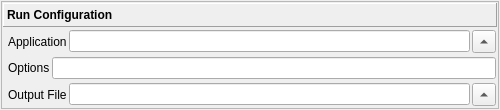
<?xml version="1.0" encoding="UTF-8"?>
<ui version="4.0">
 <class>runConf</class>
 <widget class="QWidget" name="runConf">
  <property name="geometry">
   <rect>
    <x>0</x>
    <y>0</y>
    <width>500</width>
    <height>110</height>
   </rect>
  </property>
  <property name="maximumSize">
   <size>
    <width>16777215</width>
    <height>110</height>
   </size>
  </property>
  <property name="windowTitle">
   <string>Configuration</string>
  </property>
  <property name="windowIcon">
   <iconset resource="vTrazer.qrc">
    <normaloff>:/img/logo</normaloff>:/img/logo</iconset>
  </property>
  <layout class="QVBoxLayout" name="verticalLayout_2">
   <property name="spacing">
    <number>2</number>
   </property>
   <property name="leftMargin">
    <number>1</number>
   </property>
   <property name="topMargin">
    <number>1</number>
   </property>
   <property name="rightMargin">
    <number>1</number>
   </property>
   <property name="bottomMargin">
    <number>1</number>
   </property>
   <item>
    <widget class="QScrollArea" name="scrollArea">
     <property name="frameShadow">
      <enum>QFrame::Raised</enum>
     </property>
     <property name="widgetResizable">
      <bool>true</bool>
     </property>
     <widget class="QWidget" name="scrollAreaWidgetContents_2">
      <property name="geometry">
       <rect>
        <x>0</x>
        <y>0</y>
        <width>496</width>
        <height>106</height>
       </rect>
      </property>
      <layout class="QVBoxLayout" name="verticalLayout">
       <property name="spacing">
        <number>2</number>
       </property>
       <property name="leftMargin">
        <number>1</number>
       </property>
       <property name="topMargin">
        <number>1</number>
       </property>
       <property name="rightMargin">
        <number>1</number>
       </property>
       <property name="bottomMargin">
        <number>1</number>
       </property>
       <item>
        <widget class="QLabel" name="label_3">
         <property name="enabled">
          <bool>true</bool>
         </property>
         <property name="font">
          <font>
           <weight>75</weight>
           <bold>true</bold>
           <underline>false</underline>
          </font>
         </property>
         <property name="frameShape">
          <enum>QFrame::Panel</enum>
         </property>
         <property name="frameShadow">
          <enum>QFrame::Raised</enum>
         </property>
         <property name="text">
          <string>Run Configuration</string>
         </property>
        </widget>
       </item>
       <item>
        <widget class="QWidget" name="widget" native="true">
         <layout class="QHBoxLayout" name="horizontalLayout">
          <property name="spacing">
           <number>2</number>
          </property>
          <property name="leftMargin">
           <number>5</number>
          </property>
          <property name="topMargin">
           <number>1</number>
          </property>
          <property name="rightMargin">
           <number>1</number>
          </property>
          <property name="bottomMargin">
           <number>1</number>
          </property>
          <item>
           <widget class="QLabel" name="label_5">
            <property name="text">
             <string>Application</string>
            </property>
           </widget>
          </item>
          <item>
           <widget class="QLineEdit" name="appPath">
            <property name="clearButtonEnabled">
             <bool>true</bool>
            </property>
           </widget>
          </item>
          <item>
           <widget class="QToolButton" name="getAppButton">
            <property name="text">
             <string>...</string>
            </property>
            <property name="icon">
             <iconset>
              <normaloff>:/images/custom.png</normaloff>:/images/custom.png</iconset>
            </property>
            <property name="autoRaise">
             <bool>false</bool>
            </property>
            <property name="arrowType">
             <enum>Qt::UpArrow</enum>
            </property>
           </widget>
          </item>
         </layout>
        </widget>
       </item>
       <item>
        <layout class="QHBoxLayout" name="horizontalLayout_3">
         <property name="spacing">
          <number>2</number>
         </property>
         <property name="leftMargin">
          <number>5</number>
         </property>
         <property name="topMargin">
          <number>1</number>
         </property>
         <property name="rightMargin">
          <number>1</number>
         </property>
         <property name="bottomMargin">
          <number>1</number>
         </property>
         <item>
          <widget class="QLabel" name="label">
           <property name="text">
            <string>Options</string>
           </property>
          </widget>
         </item>
         <item>
          <widget class="QLineEdit" name="appOptions">
           <property name="clearButtonEnabled">
            <bool>true</bool>
           </property>
          </widget>
         </item>
        </layout>
       </item>
       <item>
        <layout class="QHBoxLayout" name="horizontalLayout_4">
         <property name="spacing">
          <number>2</number>
         </property>
         <property name="leftMargin">
          <number>5</number>
         </property>
         <property name="topMargin">
          <number>1</number>
         </property>
         <property name="rightMargin">
          <number>1</number>
         </property>
         <property name="bottomMargin">
          <number>1</number>
         </property>
         <item>
          <widget class="QLabel" name="label_2">
           <property name="text">
            <string>Output File</string>
           </property>
          </widget>
         </item>
         <item>
          <widget class="QLineEdit" name="lineEdit">
           <property name="clearButtonEnabled">
            <bool>true</bool>
           </property>
          </widget>
         </item>
         <item>
          <widget class="QToolButton" name="getOutputButton">
           <property name="text">
            <string>...</string>
           </property>
           <property name="arrowType">
            <enum>Qt::UpArrow</enum>
           </property>
          </widget>
         </item>
        </layout>
       </item>
      </layout>
     </widget>
    </widget>
   </item>
  </layout>
 </widget>
 <resources>
  <include location="vTrazer.qrc"/>
 </resources>
 <connections/>
</ui>
